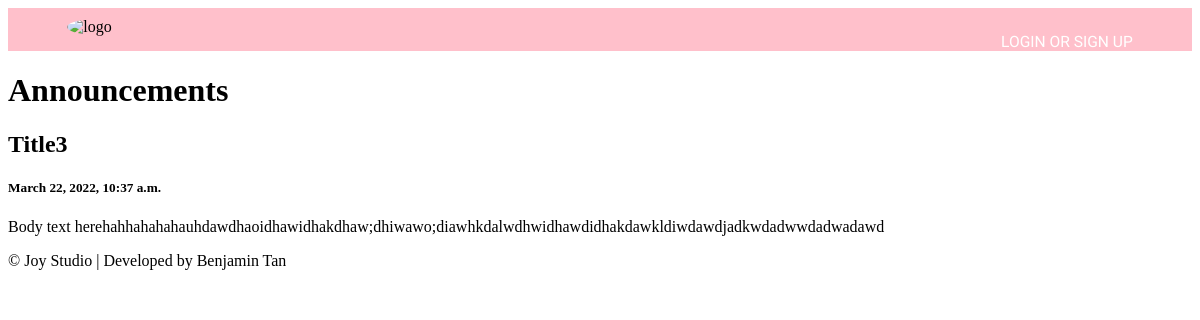
Screenshot of /post/3 with the database file from the repository.
### myapp/models.py (models this page shows)
class Post(models.Model):
    title = models.CharField(max_length=100, default="Title")
    body = models.CharField(max_length=100000, default="Body text here")
    created = models.DateTimeField(default=datetime.now, blank=True)

### myapp/views.py (the view)
# urls.py: path('post/<str:pk>', views.post, name="post"),
def post(request, pk):
    post = Post.objects.get(id=pk)
    return render(request, "post.html", {'post' : post})

### templates/post.html (shortened to what this page needs)
{% extends 'base.html' %}
{% load static %}
{% block content %}
    <head>
    </head>
<h1>Announcements</h1>
<div>
<h2>{{post.title}}</h2>
<h5>{{post.created}}</h5>
<p>{{post.body}}</p>
</div>
</html>
{% endblock %}

### rows the page displays
Post: title "Title3", created "March 22, 2022, 10:37 a.m.", body "Body text herehahhahahahauhdawdhaoidhawidhakdhaw;dhiwawo;diawhkdalwdhwidhawdidhakdawkldiwdawdjadkwdadwwdadwadawd"
